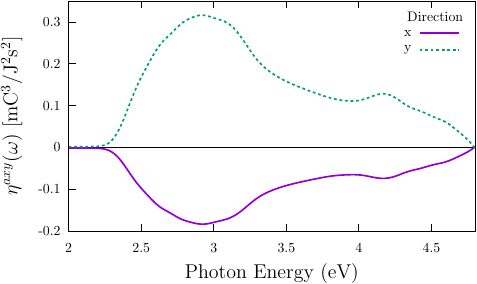

Generate this figure with gnuplot:
set terminal mp color dashed latex 11

set xlabel "{\\Large Photon Energy (eV)}"


# set xtics 0.25 nomirror
set ytics nomirror

## 1 bohr = 0.529177249 angs; 1 angs = 1.889725989
## la = z lenght of the structure in amgstroms
la=2.944749766
## Conversion to meters
lm=la*1E-10

set zeroaxis lw 1 lt 2 lc 0
#set label "{\\Large C$_{16}$H$_{8}$-alt}"   at  graph 0.8, graph 0.9 


#######   THREE IN ONE PLOT 
set xrange [2:4.8]
set yrange [-0.2 :0.35]

set key title "Direction"
set key top right

set ylabel "{\\Large $\\eta^{axy}(\\omega)$ [mC$^{3}$/J$^{2}$s$^{2}$]}"
set output "eta-hbnc2h.mp"
p   "res/eta2.sm_0.15_xxy_yxy_zxy_3202_50-spin_scissor_0_Nc_32" u 1:($2*lm) title "x"  w l ls 1 lw 2,\
    "res/eta2.sm_0.15_xxy_yxy_zxy_3202_50-spin_scissor_0_Nc_32" u 1:($3*lm) title "y"  w l ls 2 lw 2 dt 2,\
    # "res/eta2.sm_0.15_xxy_yxy_zxy_3202_50-spin_scissor_0_Nc_32" u 1:($4*lm) title "z"  w l ls 3 lw 2 dt 2,\  ##Equal to zero
